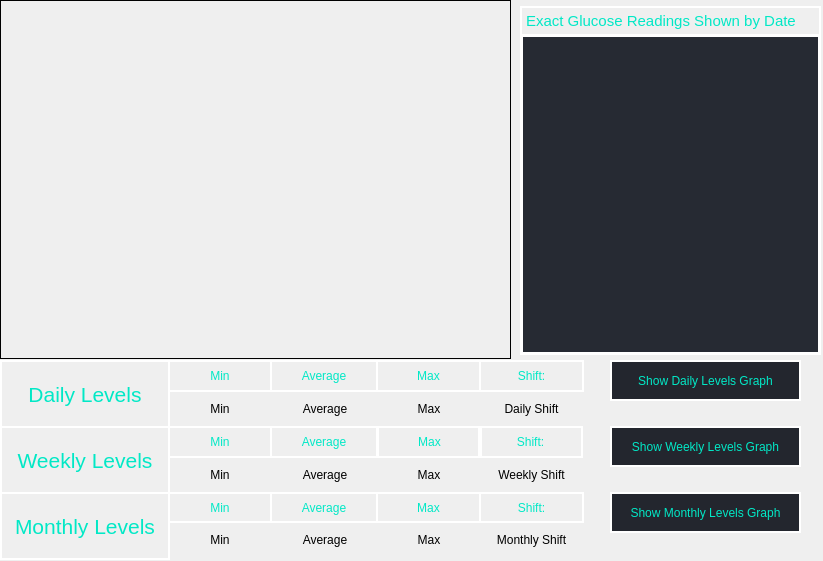
<?xml version="1.0" encoding="UTF-8"?>
<ui version="4.0">
 <class>MainWindow</class>
 <widget class="QMainWindow" name="MainWindow">
  <property name="geometry">
   <rect>
    <x>0</x>
    <y>0</y>
    <width>823</width>
    <height>561</height>
   </rect>
  </property>
  <property name="windowTitle">
   <string>MainWindow</string>
  </property>
  <widget class="QWidget" name="centralwidget">
   <widget class="QLabel" name="graphLabel">
    <property name="geometry">
     <rect>
      <x>0</x>
      <y>0</y>
      <width>511</width>
      <height>359</height>
     </rect>
    </property>
    <property name="frameShape">
     <enum>QFrame::Box</enum>
    </property>
    <property name="text">
     <string/>
    </property>
    <property name="scaledContents">
     <bool>true</bool>
    </property>
   </widget>
   <widget class="QLabel" name="dayDescLabel">
    <property name="geometry">
     <rect>
      <x>0</x>
      <y>360</y>
      <width>170</width>
      <height>68</height>
     </rect>
    </property>
    <property name="font">
     <font>
      <pointsize>16</pointsize>
     </font>
    </property>
    <property name="styleSheet">
     <string notr="true">color: #01e8c6;
border: 2px solid white;</string>
    </property>
    <property name="frameShape">
     <enum>QFrame::Box</enum>
    </property>
    <property name="lineWidth">
     <number>2</number>
    </property>
    <property name="text">
     <string>Daily Levels</string>
    </property>
    <property name="alignment">
     <set>Qt::AlignCenter</set>
    </property>
   </widget>
   <widget class="QLabel" name="weekDescLabel">
    <property name="geometry">
     <rect>
      <x>0</x>
      <y>426</y>
      <width>170</width>
      <height>68</height>
     </rect>
    </property>
    <property name="font">
     <font>
      <pointsize>16</pointsize>
     </font>
    </property>
    <property name="styleSheet">
     <string notr="true">color: #01e8c6;
border: 2px solid white;</string>
    </property>
    <property name="frameShape">
     <enum>QFrame::Box</enum>
    </property>
    <property name="lineWidth">
     <number>2</number>
    </property>
    <property name="text">
     <string>Weekly Levels</string>
    </property>
    <property name="alignment">
     <set>Qt::AlignCenter</set>
    </property>
   </widget>
   <widget class="QLabel" name="monthDescLabel">
    <property name="geometry">
     <rect>
      <x>0</x>
      <y>492</y>
      <width>170</width>
      <height>68</height>
     </rect>
    </property>
    <property name="font">
     <font>
      <pointsize>16</pointsize>
     </font>
    </property>
    <property name="styleSheet">
     <string notr="true">color: #01e8c6;
border: 2px solid white;</string>
    </property>
    <property name="frameShape">
     <enum>QFrame::Box</enum>
    </property>
    <property name="lineWidth">
     <number>2</number>
    </property>
    <property name="text">
     <string>Monthly Levels</string>
    </property>
    <property name="alignment">
     <set>Qt::AlignCenter</set>
    </property>
   </widget>
   <widget class="QLabel" name="dayShiftValLabel">
    <property name="geometry">
     <rect>
      <x>479</x>
      <y>390</y>
      <width>105</width>
      <height>37</height>
     </rect>
    </property>
    <property name="styleSheet">
     <string notr="true"/>
    </property>
    <property name="frameShape">
     <enum>QFrame::NoFrame</enum>
    </property>
    <property name="lineWidth">
     <number>1</number>
    </property>
    <property name="text">
     <string>Daily Shift</string>
    </property>
    <property name="alignment">
     <set>Qt::AlignCenter</set>
    </property>
   </widget>
   <widget class="QLabel" name="weekShiftValLabel">
    <property name="geometry">
     <rect>
      <x>479</x>
      <y>456</y>
      <width>105</width>
      <height>37</height>
     </rect>
    </property>
    <property name="styleSheet">
     <string notr="true"/>
    </property>
    <property name="frameShape">
     <enum>QFrame::NoFrame</enum>
    </property>
    <property name="lineWidth">
     <number>1</number>
    </property>
    <property name="text">
     <string>Weekly Shift</string>
    </property>
    <property name="alignment">
     <set>Qt::AlignCenter</set>
    </property>
   </widget>
   <widget class="QLabel" name="monthShiftValLabel">
    <property name="geometry">
     <rect>
      <x>479</x>
      <y>521</y>
      <width>105</width>
      <height>37</height>
     </rect>
    </property>
    <property name="styleSheet">
     <string notr="true"/>
    </property>
    <property name="frameShape">
     <enum>QFrame::NoFrame</enum>
    </property>
    <property name="lineWidth">
     <number>1</number>
    </property>
    <property name="text">
     <string>Monthly Shift</string>
    </property>
    <property name="alignment">
     <set>Qt::AlignCenter</set>
    </property>
   </widget>
   <widget class="QLabel" name="monthShiftDescLabel">
    <property name="geometry">
     <rect>
      <x>479</x>
      <y>492</y>
      <width>105</width>
      <height>31</height>
     </rect>
    </property>
    <property name="styleSheet">
     <string notr="true">color: #01e8c6;
border: 2px solid white;</string>
    </property>
    <property name="frameShape">
     <enum>QFrame::Box</enum>
    </property>
    <property name="lineWidth">
     <number>1</number>
    </property>
    <property name="text">
     <string>Shift:</string>
    </property>
    <property name="alignment">
     <set>Qt::AlignCenter</set>
    </property>
   </widget>
   <widget class="QLabel" name="weekShiftDescLabel">
    <property name="geometry">
     <rect>
      <x>478</x>
      <y>426</y>
      <width>105</width>
      <height>32</height>
     </rect>
    </property>
    <property name="styleSheet">
     <string notr="true">color: #01e8c6;
border: 2px solid white;</string>
    </property>
    <property name="frameShape">
     <enum>QFrame::Box</enum>
    </property>
    <property name="lineWidth">
     <number>2</number>
    </property>
    <property name="text">
     <string>Shift:</string>
    </property>
    <property name="alignment">
     <set>Qt::AlignCenter</set>
    </property>
   </widget>
   <widget class="QLabel" name="dayShiftDescLabel">
    <property name="geometry">
     <rect>
      <x>479</x>
      <y>360</y>
      <width>105</width>
      <height>32</height>
     </rect>
    </property>
    <property name="styleSheet">
     <string notr="true">color: #01e8c6;
border: 2px solid white;</string>
    </property>
    <property name="frameShape">
     <enum>QFrame::Box</enum>
    </property>
    <property name="lineWidth">
     <number>2</number>
    </property>
    <property name="text">
     <string>Shift:</string>
    </property>
    <property name="alignment">
     <set>Qt::AlignCenter</set>
    </property>
   </widget>
   <widget class="QLabel" name="dailyMinDescLabel">
    <property name="geometry">
     <rect>
      <x>168</x>
      <y>360</y>
      <width>104</width>
      <height>32</height>
     </rect>
    </property>
    <property name="layoutDirection">
     <enum>Qt::LeftToRight</enum>
    </property>
    <property name="styleSheet">
     <string notr="true">color: #01e8c6;
border: 2px solid white;</string>
    </property>
    <property name="frameShape">
     <enum>QFrame::Box</enum>
    </property>
    <property name="lineWidth">
     <number>2</number>
    </property>
    <property name="text">
     <string>Min</string>
    </property>
    <property name="alignment">
     <set>Qt::AlignCenter</set>
    </property>
   </widget>
   <widget class="QLabel" name="dayAvgDescLabel">
    <property name="geometry">
     <rect>
      <x>270</x>
      <y>360</y>
      <width>108</width>
      <height>32</height>
     </rect>
    </property>
    <property name="styleSheet">
     <string notr="true">color: #01e8c6;
border: 2px solid white;</string>
    </property>
    <property name="frameShape">
     <enum>QFrame::Box</enum>
    </property>
    <property name="lineWidth">
     <number>2</number>
    </property>
    <property name="text">
     <string>Average</string>
    </property>
    <property name="alignment">
     <set>Qt::AlignCenter</set>
    </property>
   </widget>
   <widget class="QLabel" name="dayMaxDescLabel">
    <property name="geometry">
     <rect>
      <x>376</x>
      <y>360</y>
      <width>105</width>
      <height>32</height>
     </rect>
    </property>
    <property name="styleSheet">
     <string notr="true">color: #01e8c6;
border: 2px solid white;</string>
    </property>
    <property name="frameShape">
     <enum>QFrame::Box</enum>
    </property>
    <property name="lineWidth">
     <number>2</number>
    </property>
    <property name="text">
     <string>Max</string>
    </property>
    <property name="alignment">
     <set>Qt::AlignCenter</set>
    </property>
   </widget>
   <widget class="QLabel" name="weekMinDescLabel">
    <property name="geometry">
     <rect>
      <x>168</x>
      <y>426</y>
      <width>104</width>
      <height>32</height>
     </rect>
    </property>
    <property name="styleSheet">
     <string notr="true">color: #01e8c6;
border: 2px solid white;</string>
    </property>
    <property name="frameShape">
     <enum>QFrame::Box</enum>
    </property>
    <property name="lineWidth">
     <number>2</number>
    </property>
    <property name="text">
     <string>Min</string>
    </property>
    <property name="alignment">
     <set>Qt::AlignCenter</set>
    </property>
   </widget>
   <widget class="QLabel" name="weekMaxDescLabel">
    <property name="geometry">
     <rect>
      <x>377</x>
      <y>426</y>
      <width>105</width>
      <height>32</height>
     </rect>
    </property>
    <property name="styleSheet">
     <string notr="true">color: #01e8c6;
border: 2px solid white;</string>
    </property>
    <property name="frameShape">
     <enum>QFrame::Box</enum>
    </property>
    <property name="lineWidth">
     <number>2</number>
    </property>
    <property name="text">
     <string>Max</string>
    </property>
    <property name="alignment">
     <set>Qt::AlignCenter</set>
    </property>
   </widget>
   <widget class="QLabel" name="weekAvgDescLabel">
    <property name="geometry">
     <rect>
      <x>270</x>
      <y>426</y>
      <width>108</width>
      <height>32</height>
     </rect>
    </property>
    <property name="styleSheet">
     <string notr="true">color: #01e8c6;
border: 2px solid white;</string>
    </property>
    <property name="frameShape">
     <enum>QFrame::Box</enum>
    </property>
    <property name="lineWidth">
     <number>2</number>
    </property>
    <property name="text">
     <string>Average</string>
    </property>
    <property name="alignment">
     <set>Qt::AlignCenter</set>
    </property>
   </widget>
   <widget class="QLabel" name="montlyMinDescLabel">
    <property name="geometry">
     <rect>
      <x>168</x>
      <y>492</y>
      <width>104</width>
      <height>31</height>
     </rect>
    </property>
    <property name="styleSheet">
     <string notr="true">color: #01e8c6;
border: 2px solid white;</string>
    </property>
    <property name="frameShape">
     <enum>QFrame::Box</enum>
    </property>
    <property name="lineWidth">
     <number>2</number>
    </property>
    <property name="text">
     <string>Min</string>
    </property>
    <property name="alignment">
     <set>Qt::AlignCenter</set>
    </property>
   </widget>
   <widget class="QLabel" name="monthMaxDescLabel">
    <property name="geometry">
     <rect>
      <x>376</x>
      <y>492</y>
      <width>105</width>
      <height>31</height>
     </rect>
    </property>
    <property name="styleSheet">
     <string notr="true">color: #01e8c6;
border: 2px solid white;</string>
    </property>
    <property name="frameShape">
     <enum>QFrame::Box</enum>
    </property>
    <property name="lineWidth">
     <number>2</number>
    </property>
    <property name="text">
     <string>Max</string>
    </property>
    <property name="alignment">
     <set>Qt::AlignCenter</set>
    </property>
   </widget>
   <widget class="QLabel" name="monthAvgDescLabel">
    <property name="geometry">
     <rect>
      <x>270</x>
      <y>492</y>
      <width>108</width>
      <height>31</height>
     </rect>
    </property>
    <property name="styleSheet">
     <string notr="true">color: #01e8c6;
border: 2px solid white;</string>
    </property>
    <property name="frameShape">
     <enum>QFrame::Box</enum>
    </property>
    <property name="lineWidth">
     <number>2</number>
    </property>
    <property name="text">
     <string>Average</string>
    </property>
    <property name="alignment">
     <set>Qt::AlignCenter</set>
    </property>
   </widget>
   <widget class="QLabel" name="dayMinValLabel">
    <property name="geometry">
     <rect>
      <x>168</x>
      <y>390</y>
      <width>104</width>
      <height>37</height>
     </rect>
    </property>
    <property name="frameShape">
     <enum>QFrame::NoFrame</enum>
    </property>
    <property name="text">
     <string>Min</string>
    </property>
    <property name="alignment">
     <set>Qt::AlignCenter</set>
    </property>
   </widget>
   <widget class="QLabel" name="dayMaxValLabel">
    <property name="geometry">
     <rect>
      <x>377</x>
      <y>390</y>
      <width>104</width>
      <height>37</height>
     </rect>
    </property>
    <property name="frameShape">
     <enum>QFrame::NoFrame</enum>
    </property>
    <property name="text">
     <string>Max</string>
    </property>
    <property name="alignment">
     <set>Qt::AlignCenter</set>
    </property>
   </widget>
   <widget class="QLabel" name="dayAvgValLabel">
    <property name="geometry">
     <rect>
      <x>272</x>
      <y>390</y>
      <width>106</width>
      <height>37</height>
     </rect>
    </property>
    <property name="frameShape">
     <enum>QFrame::NoFrame</enum>
    </property>
    <property name="text">
     <string>Average</string>
    </property>
    <property name="alignment">
     <set>Qt::AlignCenter</set>
    </property>
   </widget>
   <widget class="QLabel" name="weekMaxValLabel">
    <property name="geometry">
     <rect>
      <x>377</x>
      <y>456</y>
      <width>104</width>
      <height>37</height>
     </rect>
    </property>
    <property name="frameShape">
     <enum>QFrame::NoFrame</enum>
    </property>
    <property name="text">
     <string>Max</string>
    </property>
    <property name="alignment">
     <set>Qt::AlignCenter</set>
    </property>
   </widget>
   <widget class="QLabel" name="weekAvgValLabel">
    <property name="geometry">
     <rect>
      <x>272</x>
      <y>456</y>
      <width>106</width>
      <height>37</height>
     </rect>
    </property>
    <property name="frameShape">
     <enum>QFrame::NoFrame</enum>
    </property>
    <property name="text">
     <string>Average</string>
    </property>
    <property name="alignment">
     <set>Qt::AlignCenter</set>
    </property>
   </widget>
   <widget class="QLabel" name="weekMinValLabel">
    <property name="geometry">
     <rect>
      <x>168</x>
      <y>456</y>
      <width>104</width>
      <height>37</height>
     </rect>
    </property>
    <property name="frameShape">
     <enum>QFrame::NoFrame</enum>
    </property>
    <property name="text">
     <string>Min</string>
    </property>
    <property name="alignment">
     <set>Qt::AlignCenter</set>
    </property>
   </widget>
   <widget class="QLabel" name="monthMaxValLabel">
    <property name="geometry">
     <rect>
      <x>377</x>
      <y>521</y>
      <width>104</width>
      <height>37</height>
     </rect>
    </property>
    <property name="frameShape">
     <enum>QFrame::NoFrame</enum>
    </property>
    <property name="text">
     <string>Max</string>
    </property>
    <property name="alignment">
     <set>Qt::AlignCenter</set>
    </property>
   </widget>
   <widget class="QLabel" name="monthMinValLabel">
    <property name="geometry">
     <rect>
      <x>168</x>
      <y>521</y>
      <width>104</width>
      <height>37</height>
     </rect>
    </property>
    <property name="frameShape">
     <enum>QFrame::NoFrame</enum>
    </property>
    <property name="text">
     <string>Min</string>
    </property>
    <property name="alignment">
     <set>Qt::AlignCenter</set>
    </property>
   </widget>
   <widget class="QLabel" name="monthAvgValLabel">
    <property name="geometry">
     <rect>
      <x>272</x>
      <y>521</y>
      <width>106</width>
      <height>37</height>
     </rect>
    </property>
    <property name="frameShape">
     <enum>QFrame::NoFrame</enum>
    </property>
    <property name="text">
     <string>Average</string>
    </property>
    <property name="alignment">
     <set>Qt::AlignCenter</set>
    </property>
   </widget>
   <widget class="QTextEdit" name="dataTextBox">
    <property name="geometry">
     <rect>
      <x>520</x>
      <y>34</y>
      <width>301</width>
      <height>321</height>
     </rect>
    </property>
    <property name="styleSheet">
     <string notr="true">background-color: #262a33; border: 3px solid white; color: #01e8c6;</string>
    </property>
    <property name="frameShape">
     <enum>QFrame::Box</enum>
    </property>
    <property name="frameShadow">
     <enum>QFrame::Plain</enum>
    </property>
    <property name="lineWidth">
     <number>3</number>
    </property>
    <property name="html">
     <string>&lt;!DOCTYPE HTML PUBLIC &quot;-//W3C//DTD HTML 4.0//EN&quot; &quot;http://www.w3.org/TR/REC-html40/strict.dtd&quot;&gt;
&lt;html&gt;&lt;head&gt;&lt;meta name=&quot;qrichtext&quot; content=&quot;1&quot; /&gt;&lt;meta charset=&quot;utf-8&quot; /&gt;&lt;style type=&quot;text/css&quot;&gt;
p, li { white-space: pre-wrap; }
hr { height: 1px; border-width: 0; }
li.unchecked::marker { content: &quot;\2610&quot;; }
li.checked::marker { content: &quot;\2612&quot;; }
&lt;/style&gt;&lt;/head&gt;&lt;body style=&quot; font-family:'Segoe UI'; font-size:9pt; font-weight:400; font-style:normal;&quot;&gt;
&lt;p style=&quot;-qt-paragraph-type:empty; margin-top:0px; margin-bottom:0px; margin-left:0px; margin-right:0px; -qt-block-indent:0; text-indent:0px;&quot;&gt;&lt;br /&gt;&lt;/p&gt;&lt;/body&gt;&lt;/html&gt;</string>
    </property>
   </widget>
   <widget class="QLabel" name="label">
    <property name="geometry">
     <rect>
      <x>520</x>
      <y>6</y>
      <width>301</width>
      <height>30</height>
     </rect>
    </property>
    <property name="font">
     <font>
      <pointsize>11</pointsize>
     </font>
    </property>
    <property name="styleSheet">
     <string notr="true">color: #01e8c6;
border: 2px solid white;</string>
    </property>
    <property name="text">
     <string>Exact Glucose Readings Shown by Date</string>
    </property>
   </widget>
   <widget class="QPushButton" name="dailyButton">
    <property name="geometry">
     <rect>
      <x>610</x>
      <y>360</y>
      <width>191</width>
      <height>41</height>
     </rect>
    </property>
    <property name="styleSheet">
     <string notr="true">color: #01e8c6;
border: 2px solid white;
background-color: #23262e;
</string>
    </property>
    <property name="text">
     <string>Show Daily Levels Graph</string>
    </property>
   </widget>
   <widget class="QPushButton" name="weeklyButton">
    <property name="geometry">
     <rect>
      <x>610</x>
      <y>426</y>
      <width>191</width>
      <height>41</height>
     </rect>
    </property>
    <property name="styleSheet">
     <string notr="true">color: #01e8c6;
border: 2px solid white;
background-color: #23262e;
</string>
    </property>
    <property name="text">
     <string>Show Weekly Levels Graph</string>
    </property>
   </widget>
   <widget class="QPushButton" name="monthlyButton">
    <property name="geometry">
     <rect>
      <x>610</x>
      <y>492</y>
      <width>191</width>
      <height>41</height>
     </rect>
    </property>
    <property name="styleSheet">
     <string notr="true">color: #01e8c6;
border: 2px solid white;
background-color: #23262e;
</string>
    </property>
    <property name="text">
     <string>Show Monthly Levels Graph</string>
    </property>
   </widget>
   <zorder>weekAvgValLabel</zorder>
   <zorder>weekMinValLabel</zorder>
   <zorder>dayMinValLabel</zorder>
   <zorder>weekMaxValLabel</zorder>
   <zorder>monthMaxValLabel</zorder>
   <zorder>monthMinValLabel</zorder>
   <zorder>weekShiftValLabel</zorder>
   <zorder>monthAvgValLabel</zorder>
   <zorder>dayShiftValLabel</zorder>
   <zorder>dayAvgValLabel</zorder>
   <zorder>dayMaxValLabel</zorder>
   <zorder>monthShiftValLabel</zorder>
   <zorder>graphLabel</zorder>
   <zorder>dataTextBox</zorder>
   <zorder>label</zorder>
   <zorder>weekMaxDescLabel</zorder>
   <zorder>dailyMinDescLabel</zorder>
   <zorder>dayMaxDescLabel</zorder>
   <zorder>weekAvgDescLabel</zorder>
   <zorder>monthMaxDescLabel</zorder>
   <zorder>weekMinDescLabel</zorder>
   <zorder>dayDescLabel</zorder>
   <zorder>monthDescLabel</zorder>
   <zorder>monthShiftDescLabel</zorder>
   <zorder>weekDescLabel</zorder>
   <zorder>dayAvgDescLabel</zorder>
   <zorder>monthAvgDescLabel</zorder>
   <zorder>montlyMinDescLabel</zorder>
   <zorder>dayShiftDescLabel</zorder>
   <zorder>weekShiftDescLabel</zorder>
   <zorder>dailyButton</zorder>
   <zorder>weeklyButton</zorder>
   <zorder>monthlyButton</zorder>
  </widget>
 </widget>
 <resources/>
 <connections/>
</ui>
